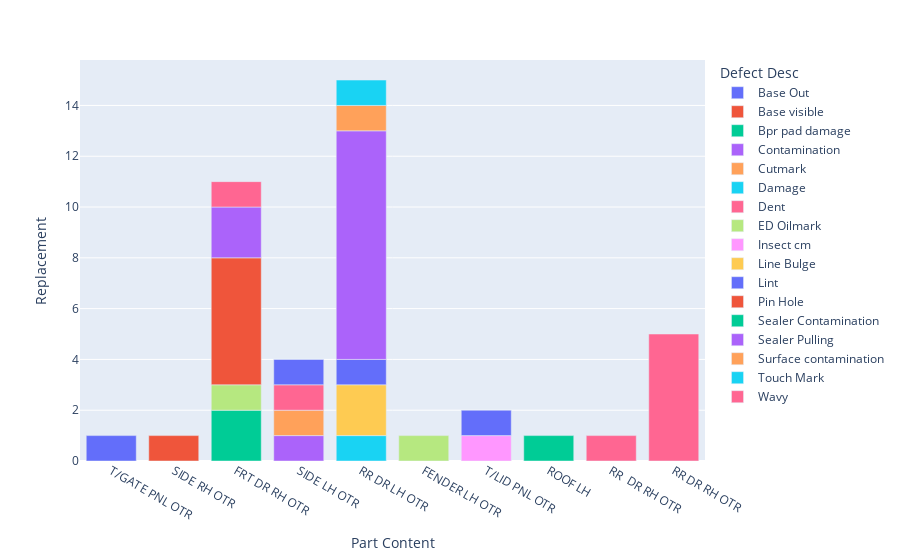

The notebook cell saved with this chart:
### Code cell
fig = px.bar(replaced, x="Part Content", y="Replacement",color="Defect Desc") 
fig.show()

### Figure 1 — Plotly figure (JSON) as saved in the notebook; plotly's stock layout.template omitted (floating-point values rounded to 4 significant figures)
{"data": [{"alignmentgroup": "True", "hovertemplate": "Defect Desc=Base Out<br>Part Content=%{x}<br>Replacement=%{y}<extra></extra>", "legendgroup": "Base Out", "marker": {"color": "#636efa"}, "name": "Base Out", "offsetgroup": "Base Out", "orientation": "v", "showlegend": true, "textposition": "auto", "type": "bar", "x": ["T/GATE PNL OTR"], "xaxis": "x", "y": [1], "yaxis": "y"}, {"alignmentgroup": "True", "hovertemplate": "Defect Desc=Base visible<br>Part Content=%{x}<br>Replacement=%{y}<extra></extra>", "legendgroup": "Base visible", "marker": {"color": "#EF553B"}, "name": "Base visible", "offsetgroup": "Base visible", "orientation": "v", "showlegend": true, "textposition": "auto", "type": "bar", "x": ["SIDE RH OTR"], "xaxis": "x", "y": [1], "yaxis": "y"}, {"alignmentgroup": "True", "hovertemplate": "Defect Desc=Bpr pad damage<br>Part Content=%{x}<br>Replacement=%{y}<extra></extra>", "legendgroup": "Bpr pad damage", "marker": {"color": "#00cc96"}, "name": "Bpr pad damage", "offsetgroup": "Bpr pad damage", "orientation": "v", "showlegend": true, "textposition": "auto", "type": "bar", "x": ["FRT DR RH OTR"], "xaxis": "x", "y": [2], "yaxis": "y"}, {"alignmentgroup": "True", "hovertemplate": "Defect Desc=Contamination<br>Part Content=%{x}<br>Replacement=%{y}<extra></extra>", "legendgroup": "Contamination", "marker": {"color": "#ab63fa"}, "name": "Contamination", "offsetgroup": "Contamination", "orientation": "v", "showlegend": true, "textposition": "auto", "type": "bar", "x": ["SIDE LH OTR"], "xaxis": "x", "y": [1], "yaxis": "y"}, {"alignmentgroup": "True", "hovertemplate": "Defect Desc=Cutmark<br>Part Content=%{x}<br>Replacement=%{y}<extra></extra>", "legendgroup": "Cutmark", "marker": {"color": "#FFA15A"}, "name": "Cutmark", "offsetgroup": "Cutmark", "orientation": "v", "showlegend": true, "textposition": "auto", "type": "bar", "x": ["SIDE LH OTR"], "xaxis": "x", "y": [1], "yaxis": "y"}, {"alignmentgroup": "True", "hovertemplate": "Defect Desc=Damage<br>Part Content=%{x}<br>Replacement=%{y}<extra></extra>", "legendgroup": "Damage", "marker": {"color": "#19d3f3"}, "name": "Damage", "offsetgroup": "Damage", "orientation": "v", "showlegend": true, "textposition": "auto", "type": "bar", "x": ["RR DR LH OTR"], "xaxis": "x", "y": [1], "yaxis": "y"}, {"alignmentgroup": "True", "hovertemplate": "Defect Desc=Dent<br>Part Content=%{x}<br>Replacement=%{y}<extra></extra>", "legendgroup": "Dent", "marker": {"color": "#FF6692"}, "name": "Dent", "offsetgroup": "Dent", "orientation": "v", "showlegend": true, "textposition": "auto", "type": "bar", "x": ["SIDE LH OTR"], "xaxis": "x", "y": [1], "yaxis": "y"}, {"alignmentgroup": "True", "hovertemplate": "Defect Desc=ED Oilmark<br>Part Content=%{x}<br>Replacement=%{y}<extra></extra>", "legendgroup": "ED Oilmark", "marker": {"color": "#B6E880"}, "name": "ED Oilmark", "offsetgroup": "ED Oilmark", "orientation": "v", "showlegend": true, "textposition": "auto", "type": "bar", "x": ["FENDER LH OTR", "FRT DR RH OTR"], "xaxis": "x", "y": [1, 1], "yaxis": "y"}, {"alignmentgroup": "True", "hovertemplate": "Defect Desc=Insect cm<br>Part Content=%{x}<br>Replacement=%{y}<extra></extra>", "legendgroup": "Insect cm", "marker": {"color": "#FF97FF"}, "name": "Insect cm", "offsetgroup": "Insect cm", "orientation": "v", "showlegend": true, "textposition": "auto", "type": "bar", "x": ["T/LID PNL OTR"], "xaxis": "x", "y": [1], "yaxis": "y"}, {"alignmentgroup": "True", "hovertemplate": "Defect Desc=Line Bulge<br>Part Content=%{x}<br>Replacement=%{y}<extra></extra>", "legendgroup": "Line Bulge", "marker": {"color": "#FECB52"}, "name": "Line Bulge", "offsetgroup": "Line Bulge", "orientation": "v", "showlegend": true, "textposition": "auto", "type": "bar", "x": ["RR DR LH OTR"], "xaxis": "x", "y": [2], "yaxis": "y"}, {"alignmentgroup": "True", "hovertemplate": "Defect Desc=Lint<br>Part Content=%{x}<br>Replacement=%{y}<extra></extra>", "legendgroup": "Lint", "marker": {"color": "#636efa"}, "name": "Lint", "offsetgroup": "Lint", "orientation": "v", "showlegend": true, "textposition": "auto", "type": "bar", "x": ["RR DR LH OTR", "SIDE LH OTR", "T/LID PNL OTR"], "xaxis": "x", "y": [1, 1, 1], "yaxis": "y"}, {"alignmentgroup": "True", "hovertemplate": "Defect Desc=Pin Hole<br>Part Content=%{x}<br>Replacement=%{y}<extra></extra>", "legendgroup": "Pin Hole", "marker": {"color": "#EF553B"}, "name": "Pin Hole", "offsetgroup": "Pin Hole", "orientation": "v", "showlegend": true, "textposition": "auto", "type": "bar", "x": ["FRT DR RH OTR"], "xaxis": "x", "y": [5], "yaxis": "y"}, {"alignmentgroup": "True", "hovertemplate": "Defect Desc=Sealer Contamination<br>Part Content=%{x}<br>Replacement=%{y}<extra></extra>", "legendgroup": "Sealer Contamination", "marker": {"color": "#00cc96"}, "name": "Sealer Contamination", "offsetgroup": "Sealer Contamination", "orientation": "v", "showlegend": true, "textposition": "auto", "type": "bar", "x": ["ROOF LH"], "xaxis": "x", "y": [1], "yaxis": "y"}, {"alignmentgroup": "True", "hovertemplate": "Defect Desc=Sealer Pulling<br>Part Content=%{x}<br>Replacement=%{y}<extra></extra>", "legendgroup": "Sealer Pulling", "marker": {"color": "#ab63fa"}, "name": "Sealer Pulling", "offsetgroup": "Sealer Pulling", "orientation": "v", "showlegend": true, "textposition": "auto", "type": "bar", "x": ["FRT DR RH OTR", "RR DR LH OTR"], "xaxis": "x", "y": [2, 9], "yaxis": "y"}, {"alignmentgroup": "True", "hovertemplate": "Defect Desc=Surface contamination<br>Part Content=%{x}<br>Replacement=%{y}<extra></extra>", "legendgroup": "Surface contamination", "marker": {"color": "#FFA15A"}, "name": "Surface contamination", "offsetgroup": "Surface contamination", "orientation": "v", "showlegend": true, "textposition": "auto", "type": "bar", "x": ["RR DR LH OTR"], "xaxis": "x", "y": [1], "yaxis": "y"}, {"alignmentgroup": "True", "hovertemplate": "Defect Desc=Touch Mark<br>Part Content=%{x}<br>Replacement=%{y}<extra></extra>", "legendgroup": "Touch Mark", "marker": {"color": "#19d3f3"}, "name": "Touch Mark", "offsetgroup": "Touch Mark", "orientation": "v", "showlegend": true, "textposition": "auto", "type": "bar", "x": ["RR DR LH OTR"], "xaxis": "x", "y": [1], "yaxis": "y"}, {"alignmentgroup": "True", "hovertemplate": "Defect Desc=Wavy<br>Part Content=%{x}<br>Replacement=%{y}<extra></extra>", "legendgroup": "Wavy", "marker": {"color": "#FF6692"}, "name": "Wavy", "offsetgroup": "Wavy", "orientation": "v", "showlegend": true, "textposition": "auto", "type": "bar", "x": ["FRT DR RH OTR", "RR  DR RH OTR", "RR DR RH OTR"], "xaxis": "x", "y": [1, 1, 5], "yaxis": "y"}], "layout": {"barmode": "relative", "legend": {"title": {"text": "Defect Desc"}, "tracegroupgap": 0}, "margin": {"t": 60}, "xaxis": {"anchor": "y", "domain": [0, 1], "title": {"text": "Part Content"}}, "yaxis": {"anchor": "x", "domain": [0, 1], "title": {"text": "Replacement"}}}}
